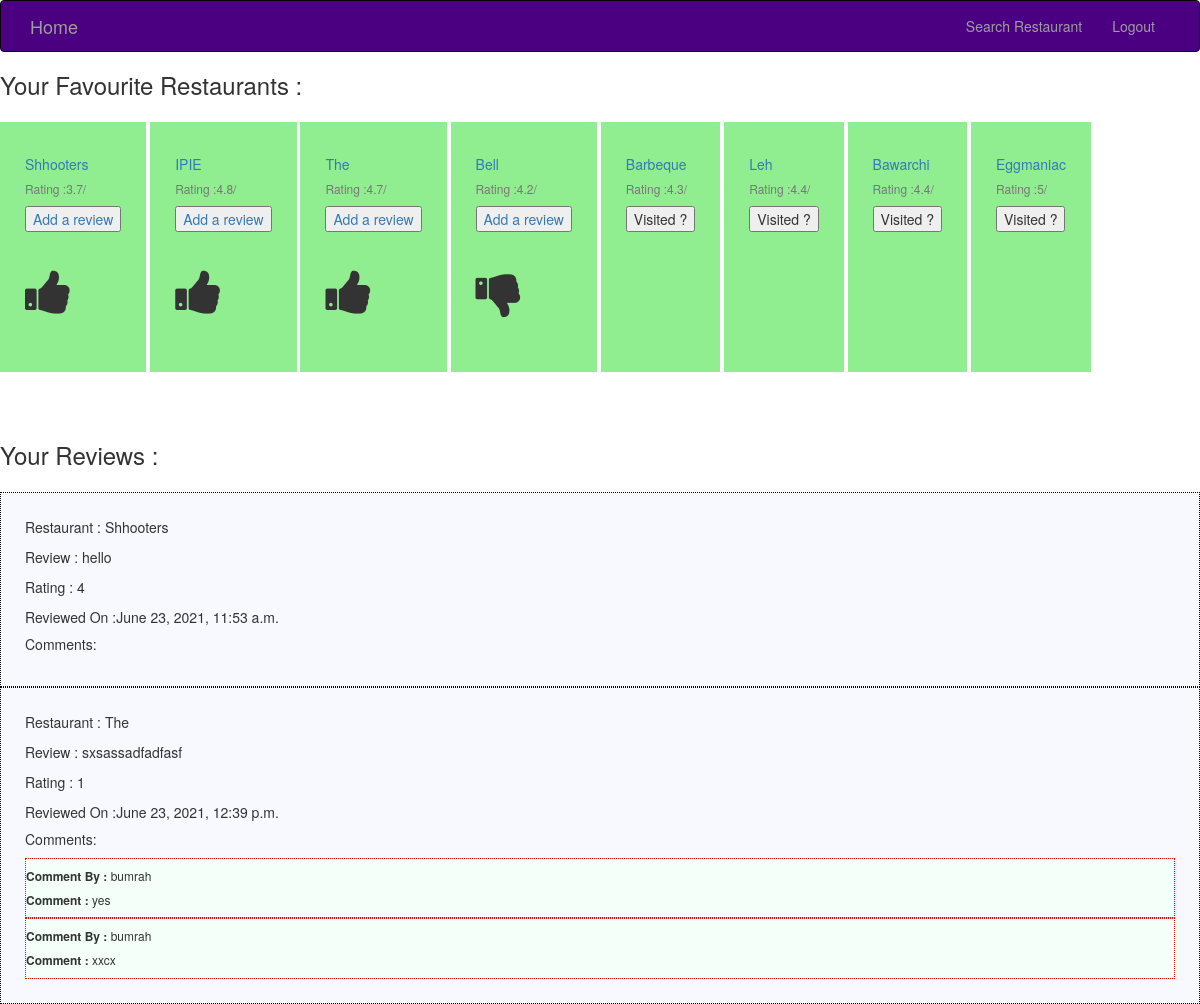
The app's page /user/home/ (signed in) with its own data.
### users/models.py (models this page shows, shortened)
class UserRestaurants(models.Model):
    user = models.ForeignKey(User,on_delete=models.CASCADE)
    restaurant = models.ForeignKey(Restaurant,on_delete=models.CASCADE)
    added = models.BooleanField(default=True)
    added_on = models.DateTimeField(auto_now=True)
    visited = models.BooleanField(default=False)
    thumbs_down = models.BooleanField(default=False)

class User(AbstractUser):
  username = models.CharField(max_length = 50, unique = True)
  email = models.EmailField(_('email address'), null = True)
  phone_no = models.CharField(max_length = 10)
  REQUIRED_FIELDS = [ 'first_name', 'last_name']

### restaurant/models.py (models this page shows)
class Restaurant(models.Model):
    google_place_id = models.CharField(max_length=16)
    icon = models.CharField(max_length=256,null=True)
    rating = models.CharField(max_length=4,null=True)
    name = models.CharField(max_length=256)

### reviews/models.py (models this page shows)
class RestaurantReview(models.Model):
    restaurant = models.ForeignKey(Restaurant,on_delete=models.CASCADE)
    given_by = models.ForeignKey(User,on_delete=models.CASCADE)
    review = models.TextField()
    created_on = models.DateTimeField(auto_now=True)
    rating = models.CharField(max_length=2,choices=rating)

### comment/models.py (models this page shows)
class Comment(models.Model):
    review = models.ForeignKey(RestaurantReview,on_delete=models.CASCADE,related_name ="comments_set")
    user = models.ForeignKey(User,on_delete=models.CASCADE)
    comment = models.TextField()
    created_on = models.DateTimeField(auto_now=True)

### users/views.py (the view)
# urls.py: path('home/', login_required(views.HomeView.as_view()), name='home'),
class HomeView(APIView):
    renderer_classes = [TemplateHTMLRenderer]
    template_name = 'home.html'
    def get(self, request):
        user_restaurants = UserRestaurants.objects.filter(user=request.user)
        user_reviews = RestaurantReview.objects.filter(given_by=request.user)
        return Response({'user_restaurants': user_restaurants,"user_reviews":user_reviews})

### templates/home.html (shortened to what this page needs)
{% extends "base.html" %}
{% block content %}
<link rel="stylesheet" href="https://cdnjs.cloudflare.com/ajax/libs/font-awesome/4.7.0/css/font-awesome.min.css">
<div style="height: 50px;">
  <h3>Your Favourite Restaurants :</h3>
</div>
{% if not user_restaurants %}
  <h4 style="margin-left: 10%;">You haven't added any restaurant yet. <a href={% url 'restaurant_search' %}>Click here to search the restaurant.</a></h4>
  {% else %}
<div class="outer" style="height: 300px;">
  {% for restaurant in user_restaurants %}
  <div>
    <div class="card" style="height: 250px;padding: 25px;">
      <div class="card-body">
        <h5 class="card-subtitle mb-2 text-muted"><a href="#"> {{restaurant.restaurant.name}}</a></h>
          <h6 class="card-subtitle mb-2 text-muted">Rating :{{restaurant.restaurant.rating}}</h6>
          {% if not restaurant.visited %}
          <input id="visited_{{restaurant.id}}" type="button" required="" name="id" maxlength="150" class="res_id"
            onclick="visit_restaurant({{restaurant.id}})" value="Visited ?">
          {% endif %}
          {% if restaurant.visited %}
          <a href="/restaurant/{{restaurant.restaurant.id}}">
            <input id="reviewed_{{restaurant.id}}" type="button" required="" name="id" maxlength="150" class="res_id"
              value="Add a review">
          </a>
          <div style="margin-top: 35px;">
            {% if not restaurant.thumbs_down %}
            <i id ="{{restaurant.id}}" onclick="thumbsDown(this)" class="fa fa-thumbs-up"></i>
            {% else %}
            <i id ="{{restaurant.id}}"  class="fa fa-thumbs-down"></i>
            {% endif %}
          </div>
          {% else %}
          <a href="/restaurant/{{restaurant.restaurant.id}}">
            <input id="reviewed_{{restaurant.id}}" hidden type="button" required="" name="id" maxlength="150"
              class="res_id" value="Add a review">
          </a>
          {% endif %}
      </div>
    </div>
  </div>
  {% endfor %}
</div>
{% endif %}
<div style="height: 300px;">
  <div style="height: 50px;">
    <h3>Your Reviews :</h3>
  </div>
  {% if not user_reviews %}
  <h4 style="margin-left: 10%;">No Review.</h4>
  {% else %}
  {% for review in user_reviews %}
  <div style="border: 1px dotted black;padding: 2%;background-color:ghostwhite;">
    <div >
        <p class="card-text">Restaurant : {{review.restaurant.name}} </p>
        <p class="card-text">Review : {{review.review}}</p>
        <p class="card-text">Rating : {{review.rating}}</p>
        <p class="card-text">Reviewed On :{{review.created_on}}</p>
        <h5>Comments:</h5>
        {% for comment in review.comments_set.all %}
        <div style="border: 1px dotted red;background-color:mintcream;">
          <h6><b>Comment By :</b> {{comment.user.username}}</h6>
          <h6><b>Comment :</b> {{comment.comment}}</h6>
        </div>
        {% endfor %}
    </div>
</div>
  {% endfor %}
  {% endif %}
</div>
{% endblock %}

### templates/base.html (shortened to what this page needs)
<!DOCTYPE html>
<html lang="en">
<head>
    <link rel="stylesheet" href="//maxcdn.bootstrapcdn.com/bootstrap/3.3.7/css/bootstrap.min.css">
</head>
<body class="override">
    <nav class="navbar navbar-inverse" role="navigation" style="background-color:indigo">
        <div class="container"  >
            <div class="navbar-header">
                <a class="navbar-brand"  href={% url 'home' %}>Home</a>
            </div>
            <div id="navbar" class="collapse navbar-collapse">
                <ul class="nav navbar-nav navbar-right">
                    {% if not user.is_authenticated %}
                    <li><a href={% url 'login' %}>Login</a></li>
                    {% else %}
                    <li><a href={% url 'restaurant_search' %}>Search Restaurant</a></li>
                    <li><a href={% url 'logout' %}>Logout</a></li>
                    {% endif %}
                </ul>
            </div>
        </div>
    </nav>
            {% block content %}{% endblock %}
</body>
</html>

### templates/home.html (style rules this page uses)
.outer>* { display: inline-block; vertical-align: middle; background-color: lightgreen; }
.outer { overflow-x: auto; white-space: nowrap; }
.fa { font-size: 50px; cursor: pointer; user-select: none; }

### records on screen
UserRestaurants: restaurant.name "Shhooters", restaurant.rating "3.7/"
UserRestaurants: restaurant.name "IPIE", restaurant.rating "4.8/"
UserRestaurants: restaurant.name "The", restaurant.rating "4.7/"
UserRestaurants: restaurant.name "Bell", restaurant.rating "4.2/"
UserRestaurants: restaurant.name "Barbeque", restaurant.rating "4.3/"
UserRestaurants: restaurant.name "Leh", restaurant.rating "4.4/"
UserRestaurants: restaurant.name "Bawarchi", restaurant.rating "4.4/"
UserRestaurants: restaurant.name "Eggmaniac", restaurant.rating "5/"
RestaurantReview: restaurant.name "Shhooters", review "hello", rating "4", created_on "June 23, 2021, 11:53 a.m."
RestaurantReview: restaurant.name "The", review "sxsassadfadfasf", rating "1", created_on "June 23, 2021, 12:39 p.m."
Comment: user.username "bumrah", comment "yes"
Comment: user.username "bumrah", comment "xxcx"
